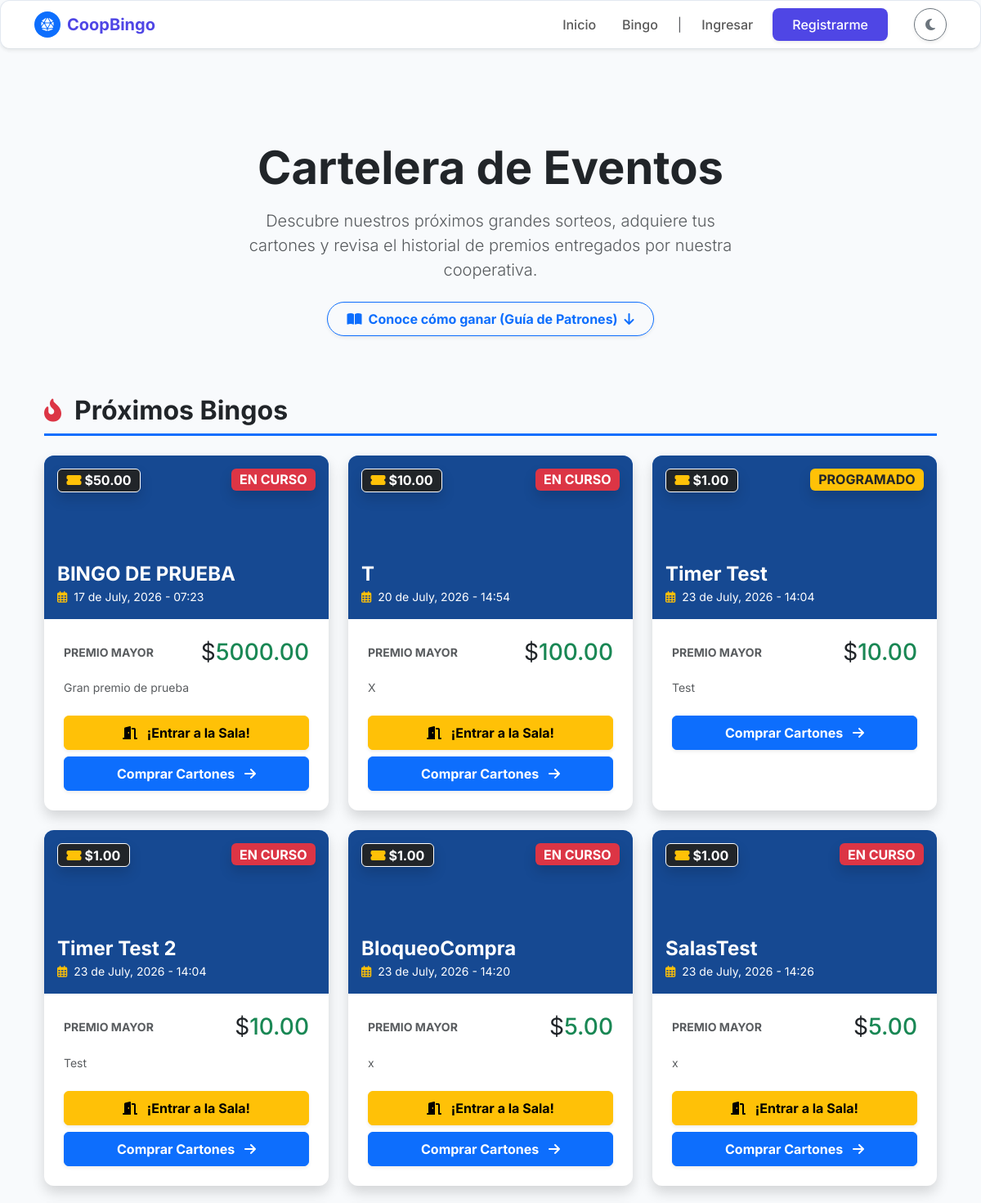
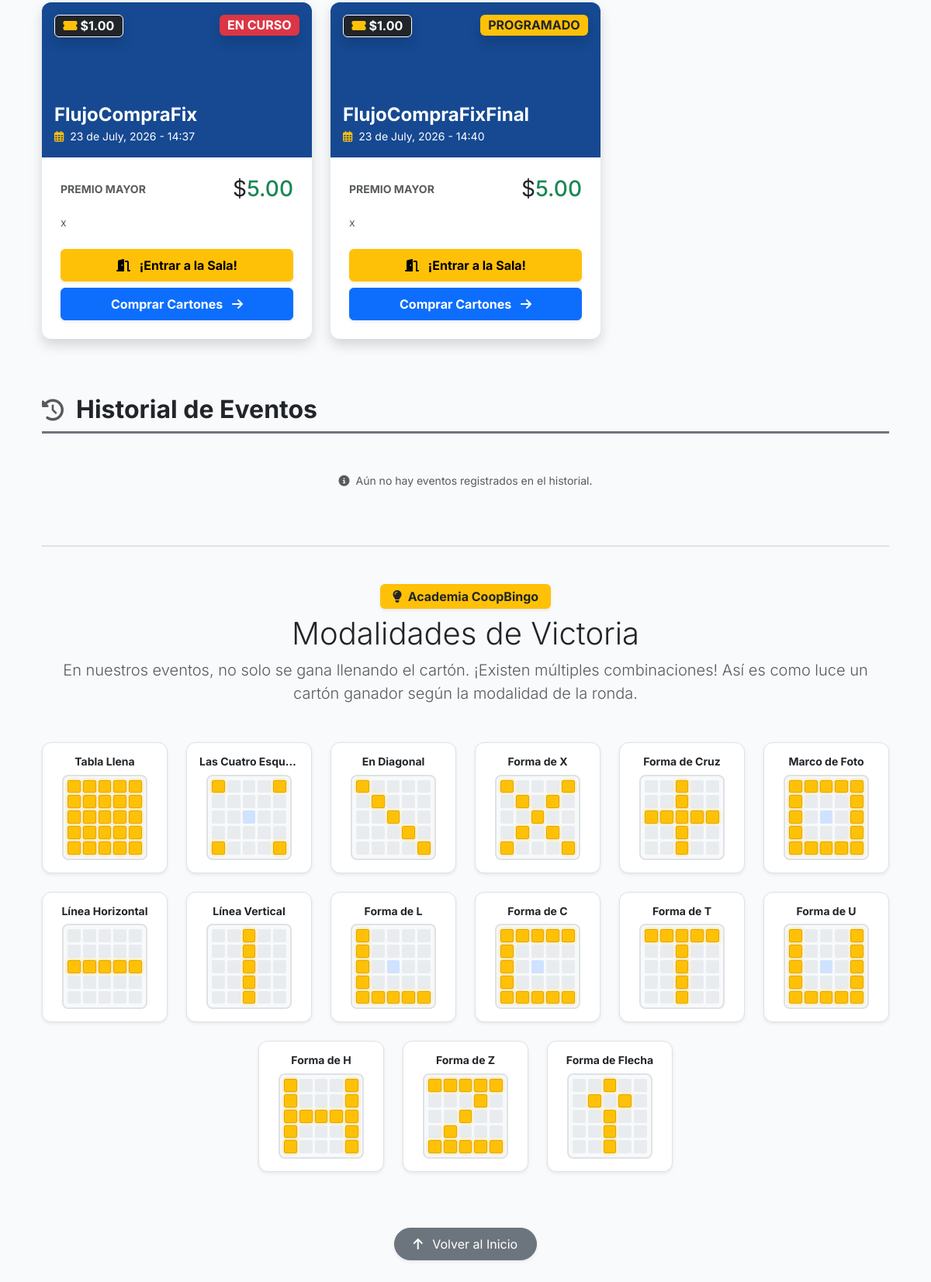
The page /bingo/ on the database its author committed (2 pictures, top to bottom).
### bingo/models.py (models this page shows, shortened)
class Bingo(models.Model):
    TIPO_BINGO_CHOICES = [
        ('Virtual', 'Virtual'),
        ('Presencial', 'Presencial'),
    ]
    ESTADO_BINGO_CHOICES = [
        ('Programado', 'Programado'),
        ('En Curso', 'En Curso'),
        ('Finalizado', 'Finalizado'),
        ('Cancelado', 'Cancelado'),
    ]
    idbingo = models.AutoField(primary_key=True)
    titulobingo = models.CharField(
        max_length=150,
        verbose_name="Título del Bingo"
    )
    fechaprogramadabingo = models.DateTimeField(
        verbose_name="Fecha y Hora del Evento"
    )
    tipobingo = models.CharField(
        max_length=20,
        choices=TIPO_BINGO_CHOICES,
        verbose_name="Tipo de Bingo"
    )
    lugarbingo = models.CharField(
        max_length=255,
        null=True,
        blank=True,
        verbose_name="Lugar (si es presencial)"
    )
    urlsesionbingo = models.CharField(
        max_length=255,
        null=True,
        blank=True,
        verbose_name="Link de la sesión (si es virtual)"
    )
    preciocarton = models.DecimalField(
        max_digits=10,
        decimal_places=2,
        validators=[MinValueValidator(Decimal('0.01'))],
        verbose_name="Precio del Cartón"
    )
    premiomayor = models.DecimalField(
        max_digits=10,
        decimal_places=2,
        verbose_name="Monto del Premio Mayor"
    )
    descripcionpremiomayor = models.CharField(
        max_length=100,
        verbose_name="¿Qué es el premio mayor?"
    )
    estadobingo = models.CharField(
        max_length=20,
        choices=ESTADO_BINGO_CHOICES,
        default='Programado',
        verbose_name="Estado del Bingo"
    )
    rutaimagenpremiomayor = models.ImageField(
        upload_to='bingo/imagen_premio_mayor/',
        max_length=300,
        null=True,
        blank=True,
        verbose_name="Imagen del Premio"
    )
    urlvideopromocional = models.FileField(
        upload_to='bingo/video_promocional/',
        max_length=300,
        null=True,
        blank=True,
        verbose_name="Video Promocional"
    )
    descripcionpremios = models.TextField(
        max_length=500,
        null=True,
        blank=True,
        verbose_name="Descripción de otros premios"
    )
    idunidadmonetaria = models.ForeignKey(
        'UnidadMonetaria',
        on_delete=models.PROTECT,
        db_column='idunidadmonetaria',
        null=True,
        blank=True,
        verbose_name='Unidad Monetaria'
    )
    class Meta:
        db_table = 'Bingo'
        verbose_name = 'Bingo'
        verbose_name_plural = 'Bingos'

class UnidadMonetaria(models.Model):
    idunidad = models.AutoField(primary_key=True)
    nombre = models.CharField(max_length=50, unique=True)
    simbolo = models.CharField(max_length=10, null=True, blank=True)
    @property
    def idunidadmonetaria(self):
        return self.idunidad
    @property
    def nombreunidadmonetaria(self):
        return self.nombre
    @property
    def nombremoneda(self):
        return self.nombre
    @property
    def simbolomoneda(self):
        return self.simbolo or ''
    @property
    def tipomoneda(self):
        return getattr(self, '_tipomoneda', 'Efectivo')
    @property
    def tasaconversionmoneda(self):
        return getattr(self, '_tasaconversionmoneda', Decimal('1.00'))
    @property
    def estadomoneda(self):
        return getattr(self, '_estadomoneda', True)
    class Meta:
        db_table = 'UnidadMonetaria'
        verbose_name = 'Unidad Monetaria'
        verbose_name_plural = 'Unidades Monetarias'

### bingo/views.py (the view, shortened to what this page needs)
# urls.py: path('bingo/', views.bingo_publico, name='bingo'),
def bingo_publico(request):
    bingos_activos = Bingo.objects.filter(
        estadobingo__in=['Programado', 'En Curso']
    ).order_by('fechaprogramadabingo')
    bingos_pasados = Bingo.objects.filter(
        estadobingo__in=['Finalizado', 'Cancelado']
    ).order_by('-fechaprogramadabingo')
    ahora = timezone.now()
    for b in bingos_activos:
        if b.fechaprogramadabingo:
            hora_apertura = b.fechaprogramadabingo - timedelta(minutes=30)
            partida_activa = PartidaBingo.objects.filter(
                idbingo=b,
                estadopartida__in=['Programada', 'En Juego']
            ).order_by('idpartidabingo').first()
            if ahora >= hora_apertura and partida_activa:
                b.sala_abierta = True
                b.id_partida_a_entrar = partida_activa.idpartidabingo
            else:
                b.sala_abierta = False
        else:
            b.sala_abierta = False
    mis_asignaciones = []
    contexto = {
        'bingos_activos': bingos_activos,
        'bingos_pasados': bingos_pasados,
        'unidad_monetaria': UnidadMonetaria.objects.first(),
        'mis_asignaciones': mis_asignaciones,
    }
    return render(request, 'comunes/bingo.html', contexto)

### bingo/templates/comunes/bingo.html (shortened to what this page needs)
{% extends 'comunes/base.html' %}
{% load static %}
{% block content %}
<div class="container text-center py-5 mt-3 mb-4">
    <h1 class="display-4 fw-bold tracking-tight mb-3 animate__animated animate__fadeInDown text-body">
        Cartelera de Eventos
    </h1>
    <p class="lead text-body-secondary mx-auto" style="max-width: 600px;">
        Descubre nuestros próximos grandes sorteos, adquiere tus cartones y revisa el historial de premios entregados por nuestra cooperativa.
    </p>
    <div class="mt-4 animate__animated animate__fadeInUp">
        <a href="#guia-patrones" class="btn btn-outline-primary rounded-pill px-4 py-2 fw-bold shadow-sm">
            <i class="fas fa-book-open me-2"></i>Conoce cómo ganar (Guía de Patrones) <i class="fas fa-arrow-down ms-1"></i>
        </a>
    </div>
</div>
<div class="container pb-5">
    <div class="d-flex align-items-center mb-4 border-bottom border-primary border-3 pb-2">
        <i class="fas fa-fire-alt text-danger fs-3 me-3 animate__animated animate__pulse animate__infinite"></i>
        <h2 class="fw-bold text-body mb-0">Próximos Bingos</h2>
    </div>
    <div class="row g-4 mb-5 pb-4">
        {% for bingo in bingos_activos %}
        <div class="col-md-6 col-lg-4">
            <div class="card-minimalista h-100 shadow border-0 overflow-hidden transform-hover bg-body">
                {% if bingo.rutaimagenpremiomayor %}
                <div class="bg-primary text-center position-relative" style="height: 200px; background: url('{{ bingo.rutaimagenpremiomayor.url }}') center/cover;">
                {% else %}
                <div class="bg-primary text-center position-relative" style="height: 200px;">
                {% endif %}
                    <div class="position-absolute top-0 start-0 w-100 h-100 bg-dark opacity-50"></div>
                    <span class="position-absolute top-0 end-0 m-3 badge {% if bingo.estadobingo == 'En Curso' %}bg-danger animate__animated animate__flash animate__infinite{% else %}bg-warning text-dark{% endif %} fs-6 shadow">
                        {{ bingo.estadobingo|upper }}
                    </span>
                    <span class="position-absolute top-0 start-0 m-3 badge bg-dark border border-white fs-6 shadow">
                        <i class="fas fa-ticket-alt text-warning me-1"></i>{{ bingo.idunidadmonetaria.simbolomoneda }}{{ bingo.preciocarton }}
                    </span>
                    <div class="position-absolute bottom-0 start-0 w-100 p-3 text-start text-white text-shadow-sm z-index-1">
                        <h4 class="fw-bold mb-0 text-truncate" title="{{ bingo.titulobingo }}">{{ bingo.titulobingo }}</h4>
                        <small><i class="far fa-calendar-alt me-1 text-warning"></i> {{ bingo.fechaprogramadabingo|date:"d \d\e F, Y - H:i" }}</small>
                    </div>
                </div>
                <div class="card-body p-4">
                    <div class="d-flex justify-content-between align-items-center mb-3">
                        <span class="text-body-secondary small fw-bold text-uppercase">Premio Mayor</span>
                        <h3 class="text-success fw-black mb-0"><span class="text-body fw-normal">{{ bingo.idunidadmonetaria.simbolomoneda }}</span>{{ bingo.premiomayor }}</h3>
                    </div>
                    <p class="text-body-secondary small mb-4 line-clamp-2">{{ bingo.descripcionpremiomayor }}</p>
                    <div class="d-flex flex-column gap-2">
                        {% if bingo.sala_abierta %}
                            <a href="{% url 'sala_espera' bingo.id_partida_a_entrar %}" class="btn btn-warning w-100 fw-bold py-2 shadow-sm animate__animated animate__pulse animate__infinite" style="animation-duration: 2s;">
                                <i class="fas fa-door-open me-2"></i> ¡Entrar a la Sala!
                            </a>
                        {% endif %}
                        <a href="{% url 'venta_cartones' %}" class="btn btn-primary w-100 fw-bold py-2 shadow-sm">
                            Comprar Cartones <i class="fas fa-arrow-right ms-2"></i>
                        </a>
                    </div>
                </div>
            </div>
        </div>
        {% endfor %}
    </div>
    <div class="d-flex align-items-center mb-4 border-bottom border-secondary border-3 pb-2 mt-5">
        <i class="fas fa-history text-body-secondary fs-3 me-3"></i>
        <h2 class="fw-bold text-body mb-0">Historial de Eventos</h2>
    </div>
    <div class="row g-3">
        {% for bingo in bingos_pasados %}
        <div class="col-12 col-md-6">
            <div class="card border-0 bg-body shadow-sm p-3 d-flex flex-row align-items-center grayscale-hover transition-all">
                <div class="bg-body-tertiary rounded p-3 text-center me-3" style="width: 80px;">
                    <span class="d-block text-danger fw-bold fs-5">{{ bingo.fechaprogramadabingo|date:"d" }}</span>
                    <span class="d-block text-body-secondary small text-uppercase fw-bold">{{ bingo.fechaprogramadabingo|date:"M" }}</span>
                </div>
                <div class="flex-grow-1">
                    <h6 class="fw-bold text-body mb-1">{{ bingo.titulobingo }}</h6>
                    <span class="text-success small fw-bold">Premio Entregado: <span class="text-body fw-normal">{{ bingo.idunidadmonetaria.simbolomoneda }}</span>{{ bingo.premiomayor }}
                </div>
                <div>
                    {% if bingo.estadobingo == 'Cancelado' %}
                        <span class="badge bg-danger-subtle text-danger border border-danger-subtle px-3 py-2">CANCELADO</span>
                    {% else %}
                        <span class="badge bg-secondary-subtle text-secondary border border-secondary-subtle px-3 py-2">FINALIZADO</span>
                    {% endif %}
                </div>
            </div>
        </div>
        {% empty %}
        <div class="col-12 text-center py-4 text-body-secondary">
            <small><i class="fas fa-info-circle me-1"></i> Aún no hay eventos registrados en el historial.</small>
        </div>
        {% endfor %}
    </div>
    <div id="guia-patrones" class="pt-5 mt-5 border-top border-2">
        <div class="text-center mb-5">
            <span class="badge bg-warning text-dark mb-2 px-3 py-2 fw-bold fs-6 shadow-sm"><i class="fas fa-lightbulb me-1"></i> Academia CoopBingo</span>
            <h2 class="fw-black text-body display-6">Modalidades de Victoria</h2>
            <p class="text-body-secondary lead max-w-75 mx-auto">En nuestros eventos, no solo se gana llenando el cartón. ¡Existen múltiples combinaciones! Así es como luce un cartón ganador según la modalidad de la ronda.</p>
        </div>
        <div class="row g-4 justify-content-center" id="contenedor-patrones"></div>
        <div class="text-center mt-5 pt-4">
            <a href="#top-cartelera" class="btn btn-secondary rounded-pill px-4 py-2 shadow-sm">
                <i class="fas fa-arrow-up me-2"></i> Volver al Inicio
            </a>
        </div>
    </div>
</div>
{% endblock %}

### bingo/static/css/base.css (style rules this page uses)
:root { --bg-principal: #f8fafc; --bg-tarjetas: #ffffff; --texto-principal: #1e293b; --texto-secundario: #64748b; --color-primario: #4f46e5; --color-primario-hover: #4338ca; --borde-suave: 1px solid #e2e8f0; --sombra-minimalista: 0 4px 6px -1px rgba(0, 0, 0, 0.05), 0 2px 4px -1px rgba(0, 0, 0, 0.03); }
body { background-color: var(--bg-principal); color: var(--texto-principal); font-family: 'Inter', sans-serif; transition: background-color 0.3s ease, color 0.3s ease; -webkit-font-smoothing: antialiased; }
.card-minimalista { background-color: var(--bg-tarjetas); border: var(--borde-suave); border-radius: 12px; box-shadow: var(--sombra-minimalista); transition: transform 0.2s ease, box-shadow 0.2s ease, background-color 0.3s ease; }

### bingo/templates/comunes/bingo.html (style rules this page uses)
html { scroll-behavior: smooth; }
.line-clamp-2 { display: -webkit-box; -webkit-line-clamp: 2; -webkit-box-orient: vertical; overflow: hidden; line-clamp: 2; }
.transform-hover { transition: transform 0.3s ease, box-shadow 0.3s ease; }

### rows shown on the page
Bingo: estadobingo "EN CURSO", idunidadmonetaria.simbolomoneda "$", preciocarton "50.00", titulobingo "BINGO DE PRUEBA", fechaprogramadabingo "17 de July, 2026 - 07:23", premiomayor "5000.00", descripcionpremiomayor "Gran premio de prueba", shows "¡Entrar a la Sala!"
Bingo: estadobingo "EN CURSO", idunidadmonetaria.simbolomoneda "$", preciocarton "10.00", titulobingo "T", fechaprogramadabingo "20 de July, 2026 - 14:54", premiomayor "100.00", descripcionpremiomayor "X", shows "¡Entrar a la Sala!"
Bingo: estadobingo "PROGRAMADO", idunidadmonetaria.simbolomoneda "$", preciocarton "1.00", titulobingo "Timer Test", fechaprogramadabingo "23 de July, 2026 - 14:04", premiomayor "10.00", descripcionpremiomayor "Test"
Bingo: estadobingo "EN CURSO", idunidadmonetaria.simbolomoneda "$", preciocarton "1.00", titulobingo "Timer Test 2", fechaprogramadabingo "23 de July, 2026 - 14:04", premiomayor "10.00", descripcionpremiomayor "Test", shows "¡Entrar a la Sala!"
Bingo: estadobingo "EN CURSO", idunidadmonetaria.simbolomoneda "$", preciocarton "1.00", titulobingo "BloqueoCompra", fechaprogramadabingo "23 de July, 2026 - 14:20", premiomayor "5.00", descripcionpremiomayor "x", shows "¡Entrar a la Sala!"
Bingo: estadobingo "EN CURSO", idunidadmonetaria.simbolomoneda "$", preciocarton "1.00", titulobingo "SalasTest", fechaprogramadabingo "23 de July, 2026 - 14:26", premiomayor "5.00", descripcionpremiomayor "x", shows "¡Entrar a la Sala!"
Bingo: estadobingo "EN CURSO", idunidadmonetaria.simbolomoneda "$", preciocarton "1.00", titulobingo "FlujoCompraFix", fechaprogramadabingo "23 de July, 2026 - 14:37", premiomayor "5.00", descripcionpremiomayor "x", shows "¡Entrar a la Sala!"
Bingo: estadobingo "PROGRAMADO", idunidadmonetaria.simbolomoneda "$", preciocarton "1.00", titulobingo "FlujoCompraFixFinal", fechaprogramadabingo "23 de July, 2026 - 14:40", premiomayor "5.00", descripcionpremiomayor "x", shows "¡Entrar a la Sala!"
